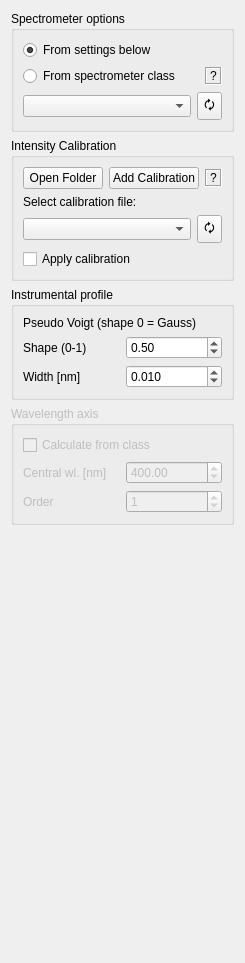
       <widget class="QWidget" name="settings_tab">
        <attribute name="title">
         <string>Settings</string>
        </attribute>
        <layout class="QVBoxLayout" name="verticalLayout_4">
         <item>
          <widget class="QGroupBox" name="groupBox_6">
           <property name="title">
            <string>Spectrometer options</string>
           </property>
           <layout class="QVBoxLayout" name="verticalLayout_12">
            <item>
             <widget class="QRadioButton" name="specopt_manual_radio">
              <property name="text">
               <string>From settings below</string>
              </property>
              <property name="checked">
               <bool>true</bool>
              </property>
             </widget>
            </item>
            <item>
             <layout class="QHBoxLayout" name="horizontalLayout_42">
              <item>
               <widget class="QRadioButton" name="specopt_builtin_radio">
                <property name="text">
                 <string>From spectrometer class</string>
                </property>
               </widget>
              </item>
              <item>
               <widget class="QLabel" name="specopt_info">
                <property name="sizePolicy">
                 <sizepolicy hsizetype="Fixed" vsizetype="Fixed">
                  <horstretch>0</horstretch>
                  <verstretch>0</verstretch>
                 </sizepolicy>
                </property>
                <property name="cursor">
                 <cursorShape>ArrowCursor</cursorShape>
                </property>
                <property name="toolTip">
                 <string>&lt;html&gt;&lt;head/&gt;&lt;body&gt;&lt;p&gt;Add your own spectromter class to owl for more freedom in terms of instrumental profile, intensity and wavelength calibration.&lt;/p&gt;&lt;/body&gt;&lt;/html&gt;</string>
                </property>
                <property name="frameShape">
                 <enum>QFrame::Box</enum>
                </property>
                <property name="frameShadow">
                 <enum>QFrame::Sunken</enum>
                </property>
                <property name="text">
                 <string>?</string>
                </property>
                <property name="wordWrap">
                 <bool>false</bool>
                </property>
                <property name="openExternalLinks">
                 <bool>false</bool>
                </property>
               </widget>
              </item>
             </layout>
            </item>
            <item>
             <layout class="QHBoxLayout" name="horizontalLayout_41">
              <item>
               <widget class="QComboBox" name="specopt_spec_cbox">
                <property name="sizePolicy">
                 <sizepolicy hsizetype="Preferred" vsizetype="Fixed">
                  <horstretch>12</horstretch>
                  <verstretch>0</verstretch>
                 </sizepolicy>
                </property>
               </widget>
              </item>
              <item>
               <widget class="QToolButton" name="specopt_reload_owl">
                <property name="text">
                 <string>🗘</string>
                </property>
               </widget>
              </item>
             </layout>
            </item>
           </layout>
          </widget>
         </item>
         <item>
          <widget class="QGroupBox" name="specopt_inctcal_group">
           <property name="title">
            <string>Intensity Calibration</string>
           </property>
           <layout class="QVBoxLayout" name="verticalLayout_6">
            <item>
             <layout class="QHBoxLayout" name="horizontalLayout_6">
              <item>
               <widget class="QPushButton" name="open_cal_folder_btn">
                <property name="text">
                 <string>Open Folder</string>
                </property>
               </widget>
              </item>
              <item>
               <widget class="QPushButton" name="add_cal_file_btn">
                <property name="text">
                 <string>Add Calibration</string>
                </property>
               </widget>
              </item>
              <item>
               <widget class="QLabel" name="calibration_info">
                <property name="sizePolicy">
                 <sizepolicy hsizetype="Fixed" vsizetype="Fixed">
                  <horstretch>0</horstretch>
                  <verstretch>0</verstretch>
                 </sizepolicy>
                </property>
                <property name="cursor">
                 <cursorShape>ArrowCursor</cursorShape>
                </property>
                <property name="toolTip">
                 <string>Calibration files must use tab or space delimiters and represent the relative sensitivity of the spectrometer as photons/s.</string>
                </property>
                <property name="frameShape">
                 <enum>QFrame::Box</enum>
                </property>
                <property name="frameShadow">
                 <enum>QFrame::Sunken</enum>
                </property>
                <property name="text">
                 <string>?</string>
                </property>
                <property name="wordWrap">
                 <bool>false</bool>
                </property>
                <property name="openExternalLinks">
                 <bool>false</bool>
                </property>
               </widget>
              </item>
             </layout>
            </item>
            <item>
             <layout class="QHBoxLayout" name="horizontalLayout_20">
              <item>
               <widget class="QLabel" name="label_13">
                <property name="text">
                 <string>Select calibration file:</string>
                </property>
               </widget>
              </item>
             </layout>
            </item>
            <item>
             <layout class="QHBoxLayout" name="horizontalLayout_19">
              <item>
               <widget class="QComboBox" name="cal_files_cbox">
                <property name="sizePolicy">
                 <sizepolicy hsizetype="Preferred" vsizetype="Fixed">
                  <horstretch>12</horstretch>
                  <verstretch>0</verstretch>
                 </sizepolicy>
                </property>
               </widget>
              </item>
              <item>
               <widget class="QToolButton" name="cal_refresh_btn">
                <property name="text">
                 <string>🗘</string>
                </property>
               </widget>
              </item>
             </layout>
            </item>
            <item>
             <widget class="QCheckBox" name="apply_cal_check">
              <property name="text">
               <string>Apply calibration</string>
              </property>
             </widget>
            </item>
           </layout>
          </widget>
         </item>
         <item>
          <widget class="QGroupBox" name="specopt_profile_group">
           <property name="title">
            <string>Instrumental profile</string>
           </property>
           <layout class="QVBoxLayout" name="verticalLayout_14">
            <item>
             <widget class="QLabel" name="label_16">
              <property name="text">
               <string>Pseudo Voigt (shape 0 = Gauss)</string>
              </property>
             </widget>
            </item>
            <item>
             <layout class="QHBoxLayout" name="horizontalLayout_33">
              <item>
               <widget class="QLabel" name="label_18">
                <property name="text">
                 <string>Shape (0-1)</string>
                </property>
               </widget>
              </item>
              <item>
               <widget class="QDoubleSpinBox" name="mol_instr_mu">
                <property name="maximum">
                 <double>1.000000000000000</double>
                </property>
                <property name="singleStep">
                 <double>0.100000000000000</double>
                </property>
                <property name="value">
                 <double>0.500000000000000</double>
                </property>
               </widget>
              </item>
             </layout>
            </item>
            <item>
             <layout class="QHBoxLayout" name="horizontalLayout_32">
              <item>
               <widget class="QLabel" name="label_17">
                <property name="text">
                 <string>Width [nm]</string>
                </property>
               </widget>
              </item>
              <item>
               <widget class="QDoubleSpinBox" name="mol_instr_w">
                <property name="decimals">
                 <number>3</number>
                </property>
                <property name="maximum">
                 <double>10.000000000000000</double>
                </property>
                <property name="singleStep">
                 <double>0.010000000000000</double>
                </property>
                <property name="value">
                 <double>0.010000000000000</double>
                </property>
               </widget>
              </item>
             </layout>
            </item>
           </layout>
          </widget>
         </item>
         <item>
          <widget class="QGroupBox" name="specopt_axis_group">
           <property name="enabled">
            <bool>false</bool>
           </property>
           <property name="title">
            <string>Wavelength axis</string>
           </property>
           <property name="checkable">
            <bool>false</bool>
           </property>
           <layout class="QVBoxLayout" name="verticalLayout_13">
            <item>
             <widget class="QCheckBox" name="specopt_wloverwrite">
              <property name="text">
               <string>Calculate from class</string>
              </property>
             </widget>
            </item>
            <item>
             <layout class="QHBoxLayout" name="horizontalLayout_43">
              <item>
               <widget class="QLabel" name="label_26">
                <property name="text">
                 <string>Central wl. [nm]</string>
                </property>
               </widget>
              </item>
              <item>
               <widget class="QDoubleSpinBox" name="specopt_cwl">
                <property name="maximum">
                 <double>9999.000000000000000</double>
                </property>
                <property name="value">
                 <double>400.000000000000000</double>
                </property>
               </widget>
              </item>
             </layout>
            </item>
            <item>
             <layout class="QHBoxLayout" name="horizontalLayout_44">
              <item>
               <widget class="QLabel" name="label_27">
                <property name="text">
                 <string>Order</string>
                </property>
               </widget>
              </item>
              <item>
               <widget class="QSpinBox" name="specopt_order">
                <property name="maximum">
                 <number>5</number>
                </property>
                <property name="value">
                 <number>1</number>
                </property>
               </widget>
              </item>
             </layout>
            </item>
           </layout>
          </widget>
         </item>
         <item>
          <spacer name="verticalSpacer">
           <property name="orientation">
            <enum>Qt::Vertical</enum>
           </property>
           <property name="sizeHint" stdset="0">
            <size>
             <width>20</width>
             <height>427</height>
            </size>
           </property>
          </spacer>
         </item>
        </layout>
       </widget>
